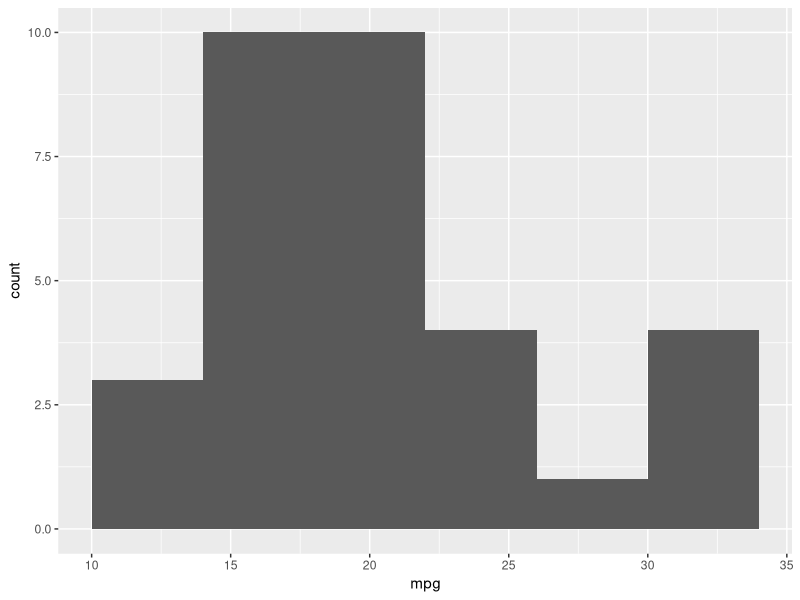
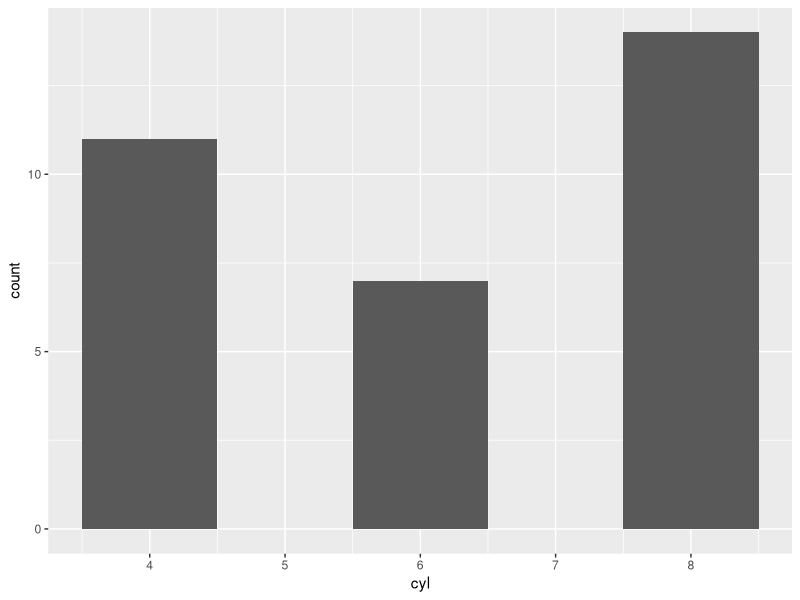
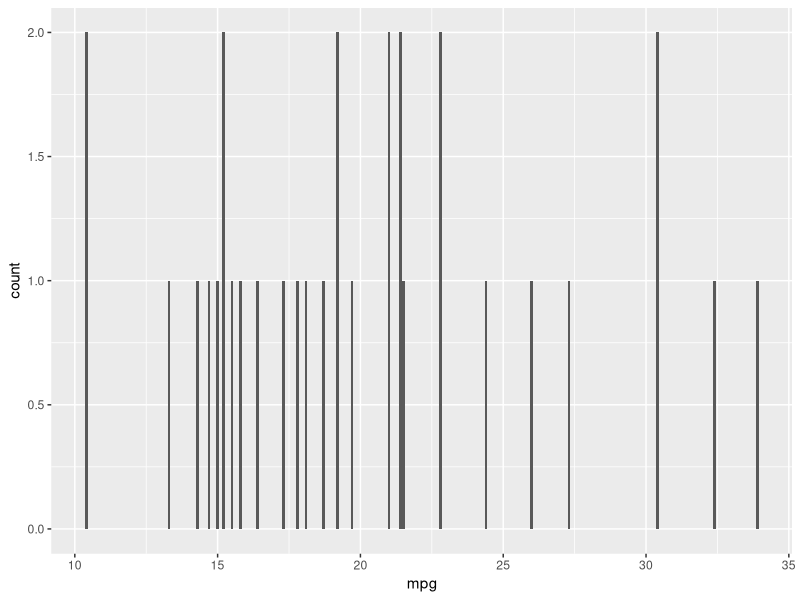
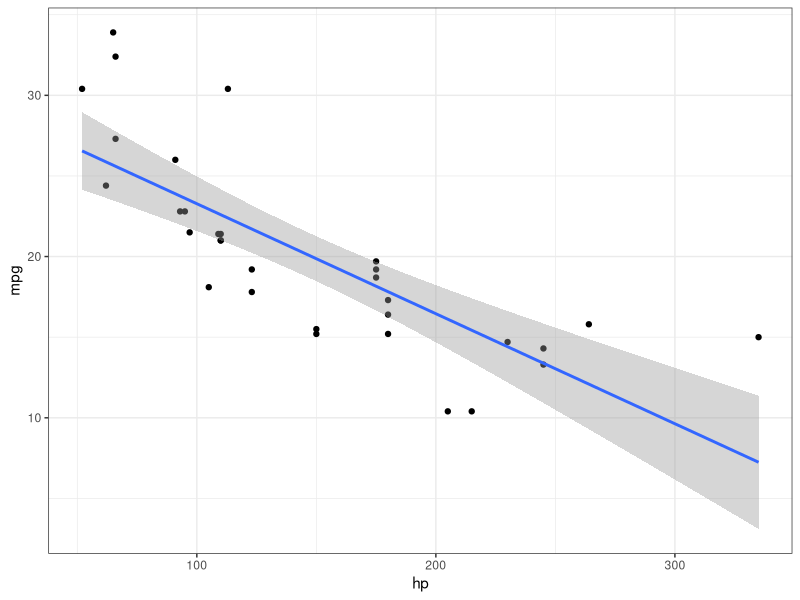

Reproduce these figures in R, in order.
## ---- chunk 1
knitr::opts_chunk$set(echo = TRUE)
## ---- chunk 2
str(mtcars)
## ---- chunk 3
names(mtcars)
## ---- chunk 4
?mtcars
## ---- chunk 5
head(mtcars)
## ---- chunk 6
library(ggplot2)

ggplot(mtcars, aes(mpg)) + geom_histogram(binwidth=4)
## ---- chunk 7

ggplot(mtcars, aes(cyl)) + geom_histogram(binwidth=1)

## ---- chunk 8

ggplot(mtcars,aes(mpg)) + geom_bar()
## ---- chunk 9
ggplot(mtcars,aes(x = hp, y = mpg)) + geom_point() + geom_smooth(method = 'lm') + theme_bw()
## ---- chunk 10

## ---- chunk 11
cor(mtcars$mpg,mtcars$hp)
